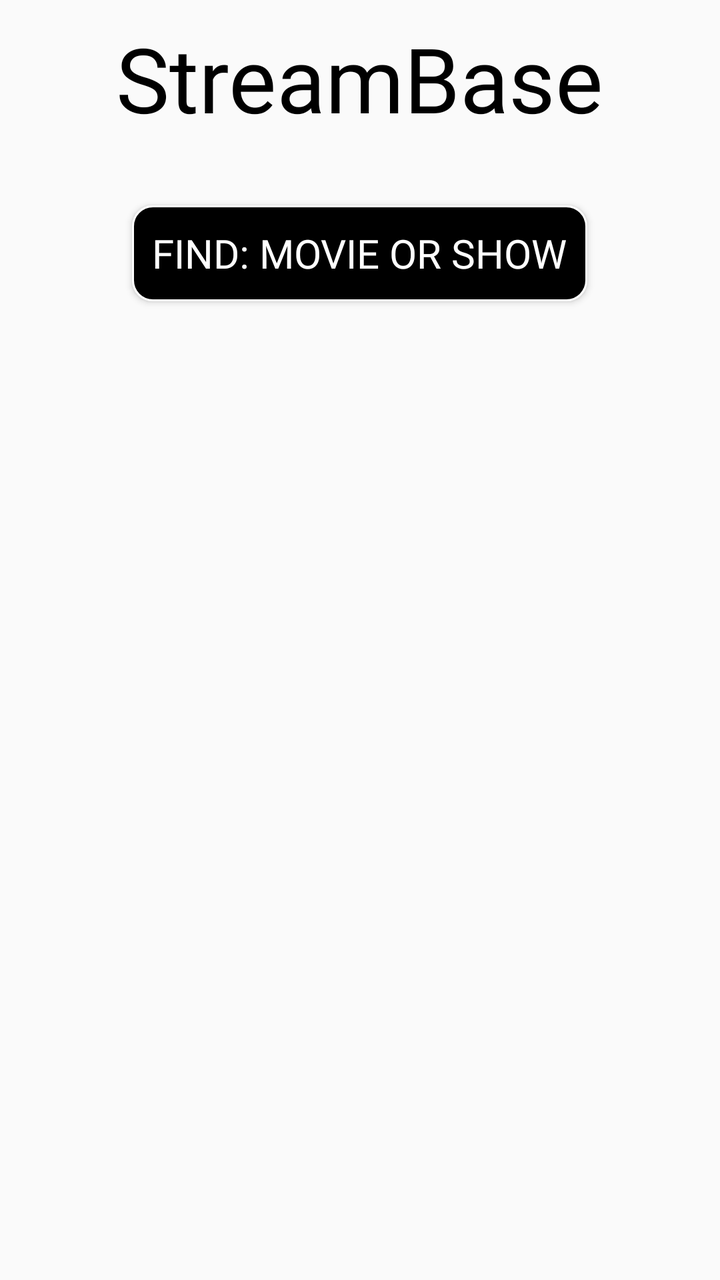
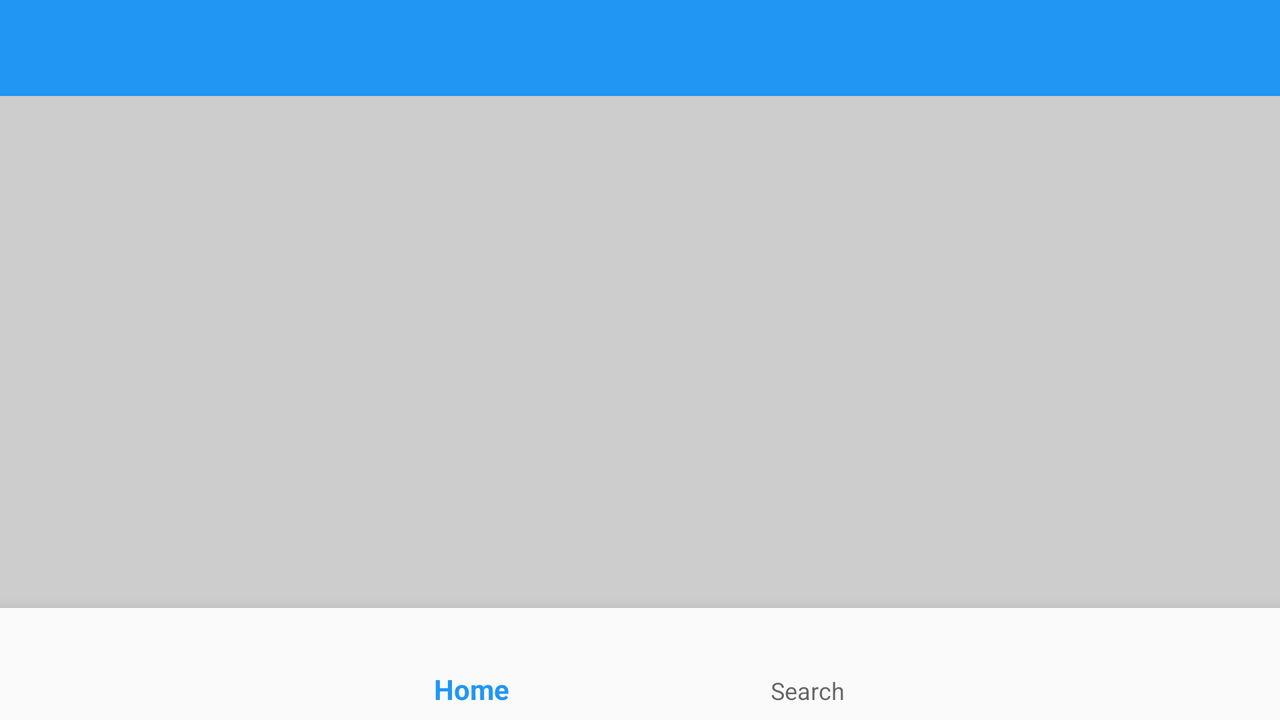

Two renders of one Android screen. The first uses the default layout on a phone; the second uses the alternative layout the repository ships for a different screen configuration, on a matching device. The two XML files are below.
<!-- AndroidManifest.xml: application theme AppTheme -->
<!-- res/layout/activity_main.xml -->
<LinearLayout xmlns:android="http://schemas.android.com/apk/res/android"
    xmlns:tools="http://schemas.android.com/tools"
    android:layout_width="match_parent"
    android:layout_height="match_parent"
    tools:context=".MainActivity"
    android:orientation="vertical">

    <TextView
        android:id="@+id/streambase"
        android:layout_width="wrap_content"
        android:layout_height="wrap_content"
        android:layout_gravity="center_horizontal"
        android:layout_marginTop="10dp"
        android:fontFamily="@font/palanquin_dark"
        android:gravity="center"
        android:text="@string/app_name"
        android:padding="5dp"
        android:includeFontPadding="false"
        android:textAlignment="center"
        android:textAppearance="@style/streambase"
        android:textSize="45dp" />

    <Button
        android:id="@+id/searchPageBtn"
        android:layout_width="wrap_content"
        android:layout_height="wrap_content"
        android:layout_gravity="center_horizontal"
        android:layout_marginTop="30dp"
        android:textSize="20sp"
        android:fontFamily="@font/palanquin_regular"
        android:background="@drawable/button"
        android:textColor="#ffffff"
        android:paddingLeft="10sp"
        android:paddingRight="10sp"
        android:text="@string/find_movie_or_show" />

</LinearLayout>
<!-- resources referenced by this layout -->
<resources>
  <!-- drawable button (drawable) -->
  <?xml version="1.0" encoding="utf-8"?>
  <shape xmlns:tools="http://schemas.android.com/tools" xmlns:android="http://schemas.android.com/apk/res/android" tools:ignore="StateListReachable"
      android:shape="rectangle">
      <solid android:color="#000000" />
      <stroke android:width="1dp" android:color="#ffffff" />
      <corners android:radius="10dp" />
      <padding
          android:left="1dp"
          android:right="1dp"/>
  </shape>
  <string name="app_name">StreamBase</string>
  <string name="find_movie_or_show">Find: Movie or Show</string>
  <style name="streambase">
          <item name="android:textSize">
              30dp
          </item>
          <item name="android:textColor">
              #000000
          </item>
          <item name="fontFamily">
              Palanquin Dark
          </item>
      </style>
  <style name="AppTheme" parent="Theme.AppCompat.Light.DarkActionBar">
          
          <item name="colorPrimary">@color/colorPrimary</item>
          <item name="colorPrimaryDark">@color/colorPrimaryDark</item>
          <item name="colorAccent">@color/colorAccent</item>
      </style>
  <color name="colorPrimary">#2196f3</color>
  <color name="colorPrimaryDark">#1769aa</color>
  <color name="colorAccent">#4dabf5</color>
</resources>
<!-- res/layout-land/activity_main.xml (the repository's variant of the layout above) -->
<!-- drawn on the phone turned sideways -->
<RelativeLayout xmlns:android="http://schemas.android.com/apk/res/android"
    xmlns:tools="http://schemas.android.com/tools"
    android:id="@+id/drawLayout"
    android:layout_width="match_parent"
    android:layout_height="match_parent"
    xmlns:app="http://schemas.android.com/apk/res-auto"
    tools:context=".MainActivity"
    android:background="@color/background">

        <androidx.appcompat.widget.Toolbar
            android:id="@+id/toolbar"
            android:layout_width="match_parent"
            android:layout_height="wrap_content"
            android:layout_alignParentTop="true"
            android:background="@color/colorPrimary"
            android:minHeight="?attr/actionBarSize"
            android:theme="@style/ThemeOverlay.AppCompat.Dark.ActionBar" />

        <LinearLayout
            android:layout_width="match_parent"
            android:layout_height="match_parent"
            android:orientation="vertical">

                <ListView
                    android:layout_width="wrap_content"
                    android:layout_height="wrap_content"
                    android:layout_margin="15dp"
                    android:gravity="center"
                    android:id="@+id/trending_media"
                    android:layout_gravity="center"/>
        </LinearLayout>


        <com.google.android.material.bottomnavigation.BottomNavigationView
            android:id="@+id/bottom_nav"
            android:layout_width="match_parent"
            android:layout_height="wrap_content"
            app:menu="@menu/main_menu"
            android:background="?android:attr/windowBackground"
            android:layout_alignParentBottom="true"/>

</RelativeLayout>
<!-- resources referenced by the variant -->
<!-- as the phone turned sideways resolves them -->
<resources>
  <color name="background">#CDCDCD</color>
  <color name="colorPrimary">#2196f3</color>
  <style name="AppTheme" parent="Theme.AppCompat.Light.DarkActionBar">
          
          <item name="colorPrimary">@color/colorPrimary</item>
          <item name="colorPrimaryDark">@color/colorPrimaryDark</item>
          <item name="colorAccent">@color/colorAccent</item>
      </style>
  <color name="colorPrimaryDark">#1769aa</color>
  <color name="colorAccent">#4dabf5</color>
</resources>
